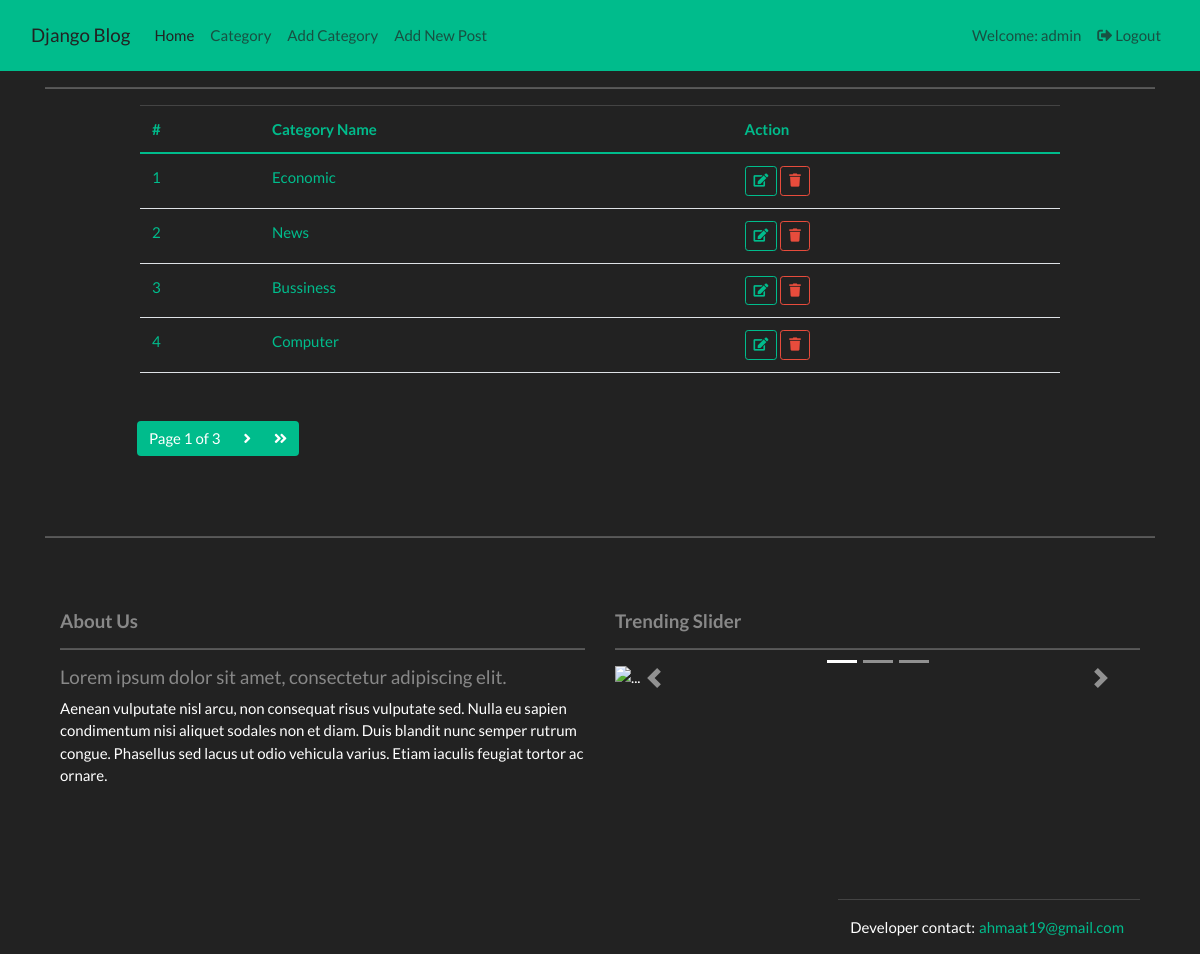
Page /category/ (signed in) on the earlier database version.
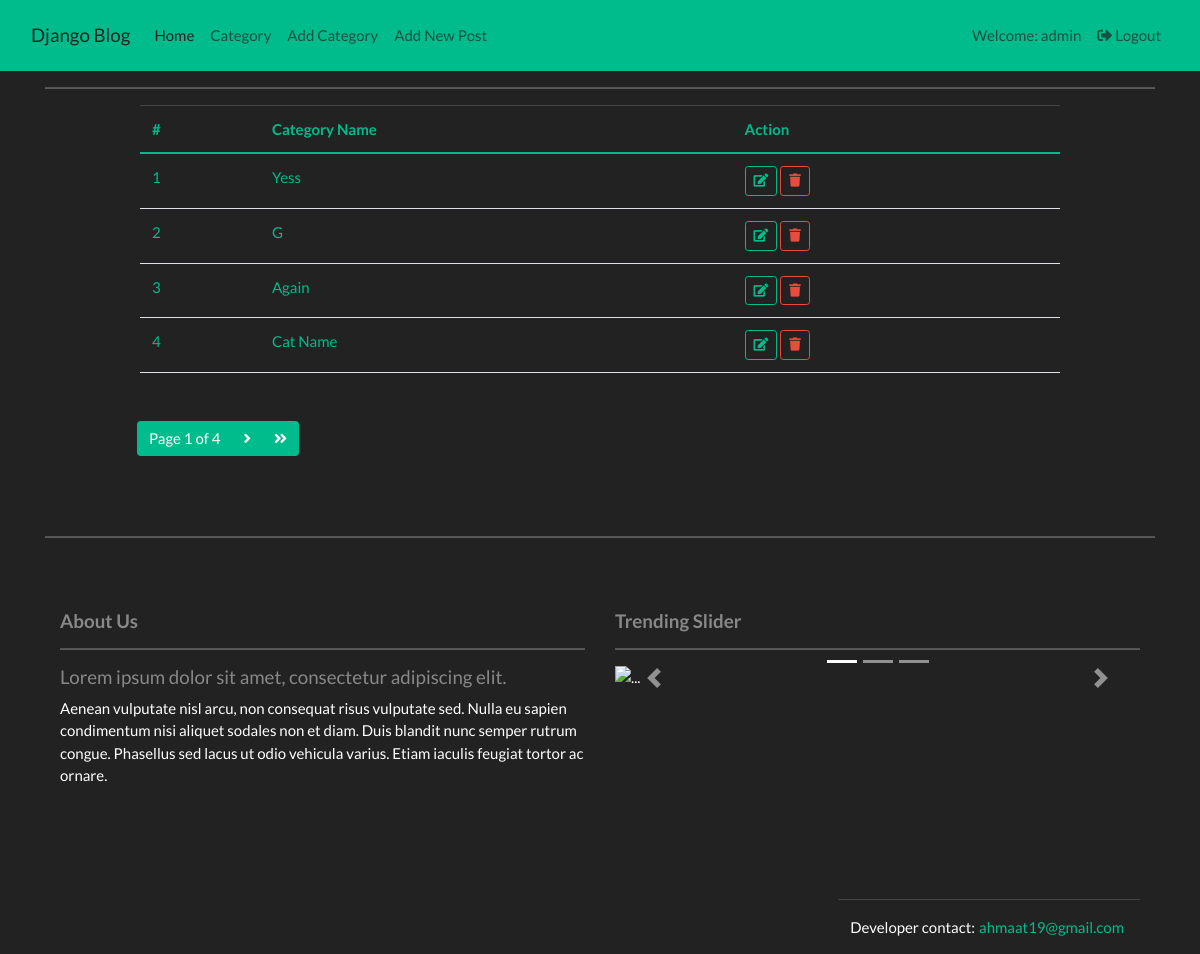
Same page on the later database version.
### posts/models.py (models this page shows, shortened)
class Category(models.Model):
    name = models.CharField(max_length=50, unique=True)
    created = models.DateTimeField(auto_now_add=True)
    created_by = models.IntegerField()
    class Meta:
        verbose_name_plural = 'Categories'

### posts/views.py (the view)
# urls.py: path('category/', views.CategoryViewList, name='category'),
@login_required
def CategoryViewList(request):
    cat = Category.objects.order_by('-id')
    paginator = Paginator(cat, 4)  # Show 10 contacts per page
    page = request.GET.get('page')
    categories = paginator.get_page(page)
    context = {
        'categories':categories
    }
    return render(request, 'posts/category.html', context)

### posts/templates/posts/category.html (shortened to what this page needs)
{% extends 'base.html' %} {% load crispy_forms_tags %} {% load static %}
{% block content %}
<hr />
<div class="row">
  <div class="col-10 mx-auto">
      <table class="table table-hover text-success">
          <thead>
            <tr>
              <th scope="col">#</th>
              <th scope="col">Category Name</th>
              <th scope="col">Action</th>
            </tr>
          </thead>
          <tbody>
              {% for cat in categories %}
              <tr>
                  <td> {{ forloop.counter }} </td>
                  <td> {{ cat.name }} </td>
                  <td>
                      <a href="{% url 'posts:category-update' cat.pk %}" name="view"
                          class="btn btn-outline-success btn-sm"> <span class="fa fa-edit"></span>
                      </a>
                      <a href="{% url 'posts:category-delete' cat.pk %}" name="view"
                      class="btn btn-outline-danger btn-sm"> <span class="fa fa-trash"></span>
                  </a>
                  </td>
              </tr>
              {% endfor %}
          </tbody>
        </table>
        {% include 'posts/pagination.html' with obj_pagination=categories %}
  </div>
</div>
{% endblock content %}

Differences in the rows shown:
no longer on this page (row unchanged): Category: name "Economic"
no longer on this page (row unchanged): Category: name "News"
no longer on this page (row unchanged): Category: name "Bussiness"
no longer on this page (row unchanged): Category: name "Computer"
added Category: name "Yess"
added Category: name "G"
added Category: name "Again"
added Category: name "Cat Name"
Other differences:
{{ obj_pagination.paginator.num_pages }}: "3" → "4"
